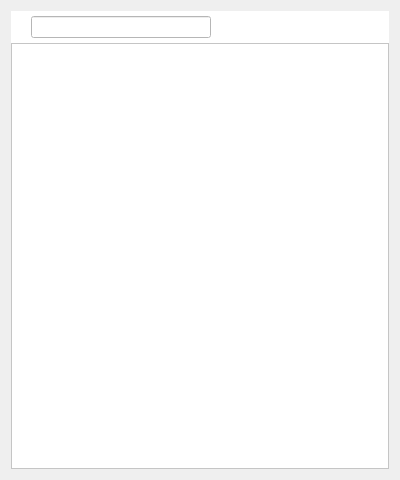
<?xml version="1.0" encoding="UTF-8"?>
<ui version="4.0">
 <class>FriendManagementDialog</class>
 <widget class="QDialog" name="FriendManagementDialog">
  <property name="geometry">
   <rect>
    <x>0</x>
    <y>0</y>
    <width>400</width>
    <height>480</height>
   </rect>
  </property>
  <property name="windowTitle">
   <string>Dialog</string>
  </property>
  <layout class="QVBoxLayout" name="verticalLayout">
   <item>
    <widget class="QWidget" name="widget" native="true">
     <property name="styleSheet">
      <string notr="true">background-color: rgb(255, 255, 255);</string>
     </property>
     <layout class="QHBoxLayout" name="horizontalLayout">
      <property name="spacing">
       <number>0</number>
      </property>
      <property name="leftMargin">
       <number>0</number>
      </property>
      <property name="topMargin">
       <number>0</number>
      </property>
      <property name="rightMargin">
       <number>0</number>
      </property>
      <property name="bottomMargin">
       <number>0</number>
      </property>
      <item>
       <widget class="QWidget" name="widget_3" native="true">
        <layout class="QVBoxLayout" name="verticalLayout_2">
         <property name="spacing">
          <number>0</number>
         </property>
         <property name="leftMargin">
          <number>0</number>
         </property>
         <property name="topMargin">
          <number>0</number>
         </property>
         <property name="rightMargin">
          <number>0</number>
         </property>
         <property name="bottomMargin">
          <number>0</number>
         </property>
         <item>
          <widget class="QWidget" name="widget_4" native="true">
           <property name="maximumSize">
            <size>
             <width>16777215</width>
             <height>35</height>
            </size>
           </property>
           <layout class="QHBoxLayout" name="horizontalLayout_2">
            <property name="spacing">
             <number>0</number>
            </property>
            <property name="leftMargin">
             <number>0</number>
            </property>
            <property name="topMargin">
             <number>0</number>
            </property>
            <property name="rightMargin">
             <number>0</number>
            </property>
            <property name="bottomMargin">
             <number>0</number>
            </property>
            <item>
             <widget class="QWidget" name="widget_2" native="true">
              <property name="maximumSize">
               <size>
                <width>200</width>
                <height>16777215</height>
               </size>
              </property>
              <layout class="QHBoxLayout" name="horizontalLayout_3">
               <property name="spacing">
                <number>0</number>
               </property>
               <property name="leftMargin">
                <number>0</number>
               </property>
               <property name="topMargin">
                <number>0</number>
               </property>
               <property name="rightMargin">
                <number>0</number>
               </property>
               <property name="bottomMargin">
                <number>0</number>
               </property>
               <item>
                <widget class="QLabel" name="label">
                 <property name="text">
                  <string/>
                 </property>
                 <property name="pixmap">
                  <pixmap resource="../../resources.qrc">:/resources/icons/search_20.svg</pixmap>
                 </property>
                 <property name="alignment">
                  <set>Qt::AlignmentFlag::AlignRight|Qt::AlignmentFlag::AlignTrailing|Qt::AlignmentFlag::AlignVCenter</set>
                 </property>
                </widget>
               </item>
               <item>
                <widget class="QLineEdit" name="lineEdit">
                 <property name="enabled">
                  <bool>true</bool>
                 </property>
                 <property name="maximumSize">
                  <size>
                   <width>180</width>
                   <height>16777215</height>
                  </size>
                 </property>
                </widget>
               </item>
              </layout>
             </widget>
            </item>
            <item>
             <widget class="QWidget" name="widget_6" native="true">
              <layout class="QHBoxLayout" name="horizontalLayout_4">
               <property name="spacing">
                <number>0</number>
               </property>
               <property name="leftMargin">
                <number>0</number>
               </property>
               <property name="topMargin">
                <number>0</number>
               </property>
               <property name="rightMargin">
                <number>0</number>
               </property>
               <property name="bottomMargin">
                <number>0</number>
               </property>
               <item>
                <widget class="QWidget" name="widget_7" native="true">
                 <layout class="QHBoxLayout" name="horizontalLayout_6">
                  <property name="spacing">
                   <number>0</number>
                  </property>
                  <property name="leftMargin">
                   <number>0</number>
                  </property>
                  <property name="topMargin">
                   <number>0</number>
                  </property>
                  <property name="rightMargin">
                   <number>0</number>
                  </property>
                  <property name="bottomMargin">
                   <number>0</number>
                  </property>
                  <item>
                   <widget class="QWidget" name="topBar" native="true"/>
                  </item>
                  <item>
                   <widget class="ClickableLabel" name="minus_label">
                    <property name="enabled">
                     <bool>true</bool>
                    </property>
                    <property name="minimumSize">
                     <size>
                      <width>32</width>
                      <height>32</height>
                     </size>
                    </property>
                    <property name="maximumSize">
                     <size>
                      <width>32</width>
                      <height>32</height>
                     </size>
                    </property>
                    <property name="text">
                     <string/>
                    </property>
                    <property name="pixmap">
                     <pixmap resource="../../resources.qrc">:/resources/icons/minus.svg</pixmap>
                    </property>
                    <property name="alignment">
                     <set>Qt::AlignmentFlag::AlignCenter</set>
                    </property>
                   </widget>
                  </item>
                  <item>
                   <widget class="ClickableLabel" name="max_label">
                    <property name="enabled">
                     <bool>true</bool>
                    </property>
                    <property name="minimumSize">
                     <size>
                      <width>32</width>
                      <height>32</height>
                     </size>
                    </property>
                    <property name="maximumSize">
                     <size>
                      <width>32</width>
                      <height>32</height>
                     </size>
                    </property>
                    <property name="text">
                     <string/>
                    </property>
                    <property name="pixmap">
                     <pixmap resource="../../resources.qrc">:/resources/icons/max.svg</pixmap>
                    </property>
                    <property name="alignment">
                     <set>Qt::AlignmentFlag::AlignCenter</set>
                    </property>
                   </widget>
                  </item>
                 </layout>
                 <zorder>max_label</zorder>
                 <zorder>minus_label</zorder>
                 <zorder>topBar</zorder>
                </widget>
               </item>
              </layout>
             </widget>
            </item>
           </layout>
          </widget>
         </item>
         <item>
          <widget class="QWidget" name="widget_5" native="true">
           <layout class="QVBoxLayout" name="verticalLayout_3">
            <property name="spacing">
             <number>0</number>
            </property>
            <property name="leftMargin">
             <number>0</number>
            </property>
            <property name="topMargin">
             <number>0</number>
            </property>
            <property name="rightMargin">
             <number>0</number>
            </property>
            <property name="bottomMargin">
             <number>0</number>
            </property>
            <item>
             <widget class="QListView" name="listView"/>
            </item>
           </layout>
          </widget>
         </item>
        </layout>
       </widget>
      </item>
     </layout>
    </widget>
   </item>
  </layout>
 </widget>
 <customwidgets>
  <customwidget>
   <class>ClickableLabel</class>
   <extends>QLabel</extends>
   <header location="global">ui/ClickableLabel.h</header>
   <slots>
    <signal>clicked()</signal>
   </slots>
  </customwidget>
 </customwidgets>
 <resources>
  <include location="../../resources.qrc"/>
 </resources>
 <connections/>
</ui>
